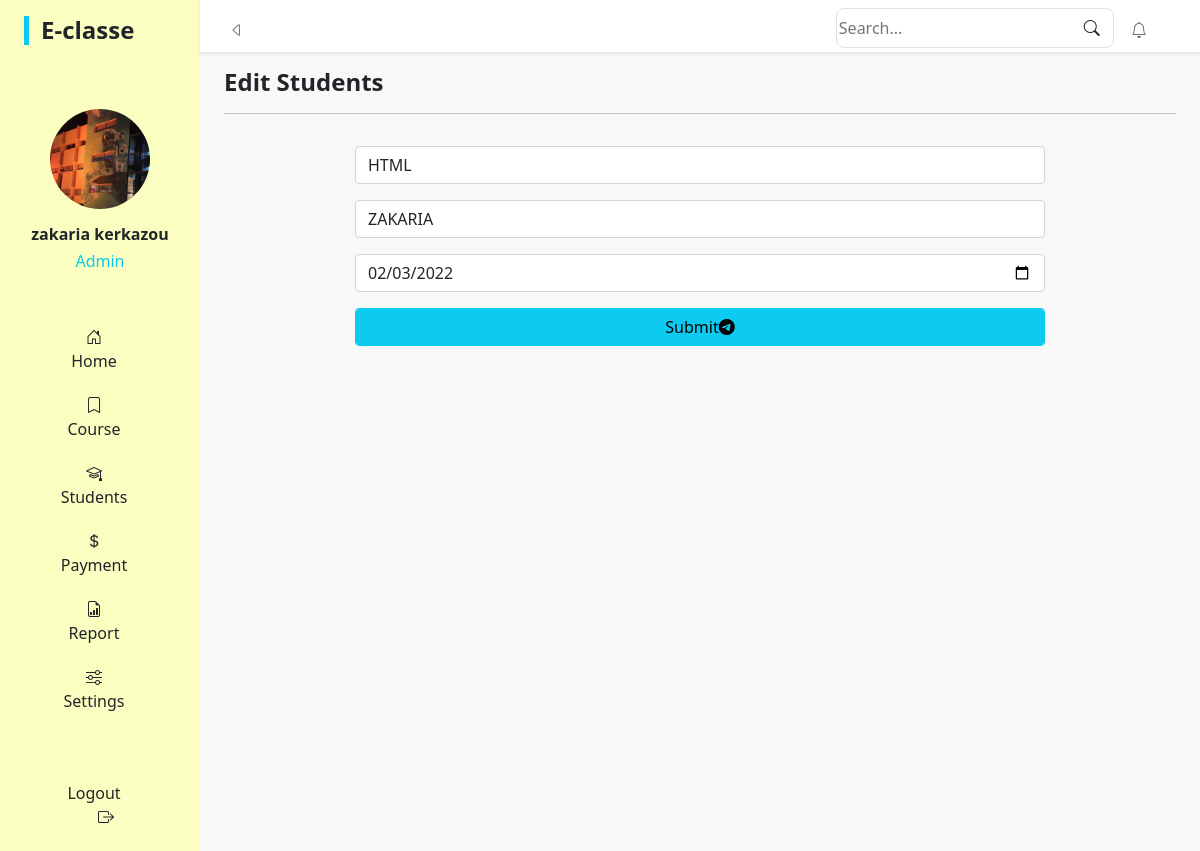
Page /edit-courses.php?id=1 (signed in) on the committed database.
### tables this page shows
CREATE TABLE `courses` (
  `id` int(11) NOT NULL,
  `name` varchar(30) NOT NULL,
  `distributed` varchar(30) NOT NULL,
  `date` date NOT NULL
);

### edit-courses.php (the view, shortened to what this page needs)
<!DOCTYPE html>
<html lang="en">
<head>
    <link rel="stylesheet" href="bootstrap.min.css">
    <link rel="stylesheet" href="https://cdn.jsdelivr.net/npm/bootstrap-icons@1.7.2/font/bootstrap-icons.css">
</head>
<body>
    <section class="d-sm-flex overflow-hidden" style="background-color: #F8F8F8;">
        <div class="col-sm-2 pt-3" style="background-color: #FAFFC1;">
            <?php
                include 'sidebar.php'
            ?>
        </div>
        <div class="col-md-10 mb-5">
            <div class="pt-2 px-3 d-flex justify-content-between align-items-center shadow-sm" style="background-color: #FFFFFF;">
                <?php
                    include 'navb.php'
                ?>
            </div>
            <div class="mt-3 mx-4">
                <h4 class="fw-bold">Edit Students</h4>
                <hr>
                <?php
                    include 'connect.php';
                    $id = $_GET['id'];
                    $query = "SELECT * FROM courses WHERE id = $id";
                    $result = mysqli_query($connect , $query);
                    $edit_courses = mysqli_fetch_assoc($result);
                ?>
                <div class="overflow-auto" style="width: 100%;">
                    <form method="POST" class="w-75 container" action="">
                        <input class="form-control my-3" name="name" value="<?php echo $edit_courses['name'];?>" placeholder="Name of course" type="text" required>
                        <input class="form-control my-3" name="distributed" value="<?php echo $edit_courses['distributed'];?>" placeholder="Distributed By" type="text" required>
                        <input class="form-control my-3" name="date" value="<?php echo $edit_courses['date'];?>" placeholder="Date" type="date" required>
                        <button class="form-control btn-info my-3" name="save" type="submit">Submit<i class="bi bi-telegram"></i></button>
                    </form>
                </div>
            </div>
        </div>
    </section>
</body>
</html>

### rows in the picture
courses: name "HTML", distributed "ZAKARIA", date "02/03/2022"

### other values in the picture
$_SESSION['username'] "zakaria kerkazou"
